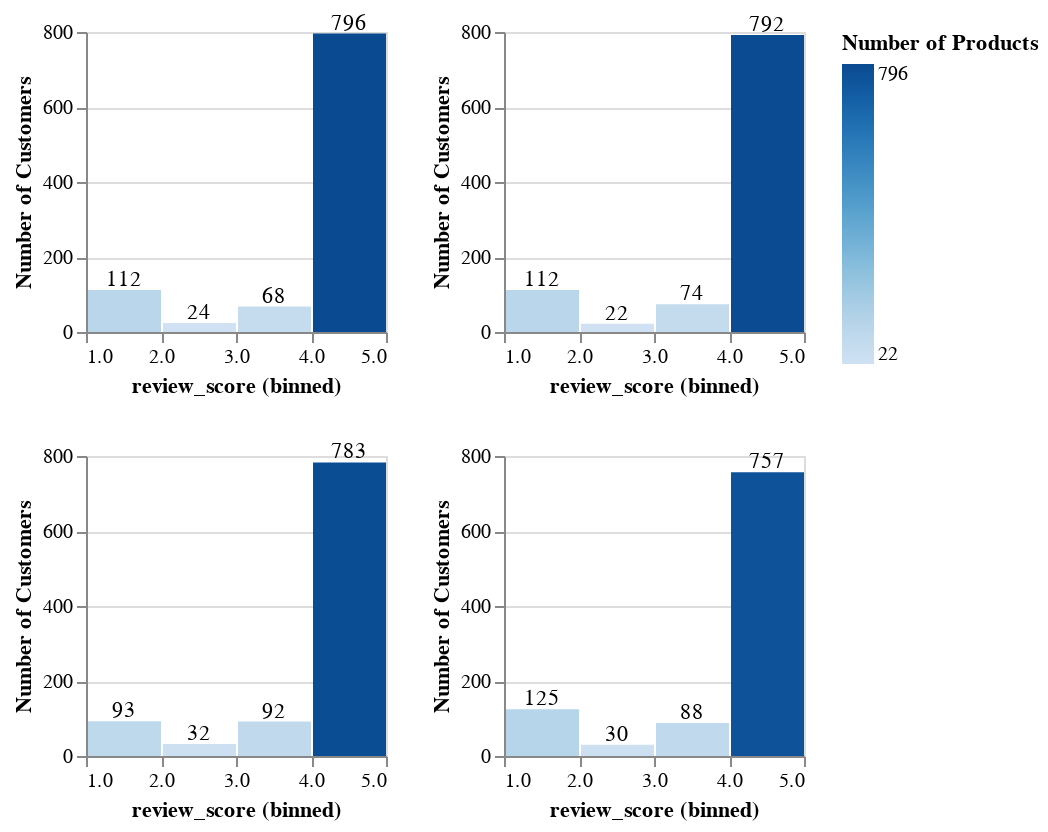

Here is the notebook cell this chart was saved with:
### Markdown cell above
## Data Visulization

### Code cell
################################################################################
# select 1000 of sample from our dataframe "uniq_customer_product_review"      #
# to produce visualization of review_socre and number of customers             #
# REASONS:                                                                     #
# - altair can only take maximun of 5000 rows;                                 #
# - saving overall runtime (if use barplot from seaborn liabrary, although it  #
#   can take all rows in the dataset, it takes too much time to run the code   #
#   so that keyboard interruption has to be involved)                          #
################################################################################

n_list = list(range(0,100,25))
vis_lists = []

for n in n_list:
    sample = uniq_customer_product_review.sample(1000, random_state=n)

    bar = alt.Chart(sample).mark_bar().encode(
        x=alt.X('review_score:Q', bin=alt.Bin(maxbins=5)),
        y=alt.Y('count(customer_unique_id):Q',title="Number of Customers"),
        color = alt.Color('count(product_id):Q',title="Number of Products")
    ).properties(width=150,height=150)

    text = alt.Chart(sample).mark_text(dy=-5).encode(
        x=alt.X('review_score:Q', bin=alt.Bin(maxbins=5)),
        y=alt.Y('count(customer_unique_id):Q',title="Number of Customers"),
        text=alt.Text('count(product_id):Q')
    ).properties(width=150,height=150)

    myvis = bar + text
    
    vis_lists.append(myvis)
    
(vis_lists[0] | vis_lists[1]) & (vis_lists[2] | vis_lists[3])

### Figure 1 — Vega-Lite specification as saved in the notebook (floating-point values rounded to 4 significant figures; data arrays with more than 128 entries replaced by an {"elided": "..."} marker saying what was removed)
{"config": {"view": {"continuousWidth": 400, "continuousHeight": 300}}, "vconcat": [{"hconcat": [{"layer": [{"mark": "bar", "encoding": {"color": {"type": "quantitative", "aggregate": "count", "field": "product_id", "title": "Number of Products"}, "x": {"type": "quantitative", "bin": {"maxbins": 5}, "field": "review_score"}, "y": {"type": "quantitative", "aggregate": "count", "field": "customer_unique_id", "title": "Number of Customers"}}, "height": 150, "width": 150}, {"mark": {"type": "text", "dy": -5}, "encoding": {"text": {"type": "quantitative", "aggregate": "count", "field": "product_id"}, "x": {"type": "quantitative", "bin": {"maxbins": 5}, "field": "review_score"}, "y": {"type": "quantitative", "aggregate": "count", "field": "customer_unique_id", "title": "Number of Customers"}}, "height": 150, "width": 150}], "data": {"name": "data-8e9dfb5dc35423335add62c21086680c"}}, {"layer": [{"mark": "bar", "encoding": {"color": {"type": "quantitative", "aggregate": "count", "field": "product_id", "title": "Number of Products"}, "x": {"type": "quantitative", "bin": {"maxbins": 5}, "field": "review_score"}, "y": {"type": "quantitative", "aggregate": "count", "field": "customer_unique_id", "title": "Number of Customers"}}, "height": 150, "width": 150}, {"mark": {"type": "text", "dy": -5}, "encoding": {"text": {"type": "quantitative", "aggregate": "count", "field": "product_id"}, "x": {"type": "quantitative", "bin": {"maxbins": 5}, "field": "review_score"}, "y": {"type": "quantitative", "aggregate": "count", "field": "customer_unique_id", "title": "Number of Customers"}}, "height": 150, "width": 150}], "data": {"name": "data-d0db56e4eeeb4f57bc7680c03b5879b3"}}]}, {"hconcat": [{"layer": [{"mark": "bar", "encoding": {"color": {"type": "quantitative", "aggregate": "count", "field": "product_id", "title": "Number of Products"}, "x": {"type": "quantitative", "bin": {"maxbins": 5}, "field": "review_score"}, "y": {"type": "quantitative", "aggregate": "count", "field": "customer_unique_id", "title": "Number of Customers"}}, "height": 150, "width": 150}, {"mark": {"type": "text", "dy": -5}, "encoding": {"text": {"type": "quantitative", "aggregate": "count", "field": "product_id"}, "x": {"type": "quantitative", "bin": {"maxbins": 5}, "field": "review_score"}, "y": {"type": "quantitative", "aggregate": "count", "field": "customer_unique_id", "title": "Number of Customers"}}, "height": 150, "width": 150}], "data": {"name": "data-a901ec238a8f7398c97e2a21dc308ff5"}}, {"layer": [{"mark": "bar", "encoding": {"color": {"type": "quantitative", "aggregate": "count", "field": "product_id", "title": "Number of Products"}, "x": {"type": "quantitative", "bin": {"maxbins": 5}, "field": "review_score"}, "y": {"type": "quantitative", "aggregate": "count", "field": "customer_unique_id", "title": "Number of Customers"}}, "height": 150, "width": 150}, {"mark": {"type": "text", "dy": -5}, "encoding": {"text": {"type": "quantitative", "aggregate": "count", "field": "product_id"}, "x": {"type": "quantitative", "bin": {"maxbins": 5}, "field": "review_score"}, "y": {"type": "quantitative", "aggregate": "count", "field": "customer_unique_id", "title": "Number of Customers"}}, "height": 150, "width": 150}], "data": {"name": "data-db794d8149637095ea8ccad1e74051a5"}}]}], "$schema": "https://vega.github.io/schema/vega-lite/v4.8.1.json", "datasets": {"data-8e9dfb5dc35423335add62c21086680c": {"elided": "1000 records"}, "data-d0db56e4eeeb4f57bc7680c03b5879b3": {"elided": "1000 records"}, "data-a901ec238a8f7398c97e2a21dc308ff5": {"elided": "1000 records"}, "data-db794d8149637095ea8ccad1e74051a5": {"elided": "1000 records"}}}
